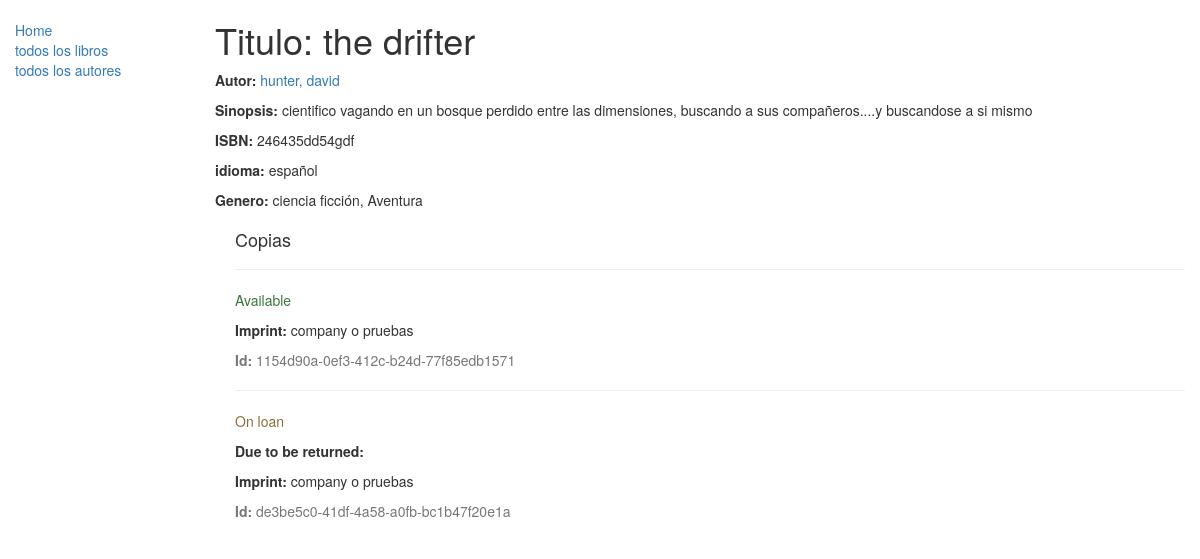
Page /catalogo/libro/1 on the committed database.
### catalogo/models.py (models this page shows, shortened)
class libro(models.Model):
    titulo = models.CharField(max_length = 200)
    idioma = models.ForeignKey('idiomas', on_delete=models.SET_NULL,null=True)
    autor = models.ForeignKey('Autor', on_delete=models.SET_NULL, null=True)
    sinopsis = models.TextField(max_length=1000, help_text='ingrese una breve sinopsis')
    isbn = models.CharField('ISBN', max_length=13, help_text='13 Caracteres <a href="https://www.isbn-international.org/content/what-isbn">ISBN number</a>')
    genero= models.ManyToManyField(genero, help_text= "seleccione un genero para este libro")
    def display_genero(self):
      """
      Creates a string for the Genre. This is required to display genre in Admin.
      """
      return ', '.join([ genero.nombre for genero in self.genero.all() ])
    display_genero.short_description = 'Generos del libro'

class Autor(models.Model):
    nombre = models.CharField(max_length=100)
    apellido = models.CharField(max_length=100)
    agno_nacimiento = models.DateField('año nacimiento', null=True, blank=True)
    fallecimiento = models.DateField('fallecimiento', null=True, blank=True)
    class Meta:
      verbose_name_plural = 'autor'
    def __str__(self):
      return '%s, %s' % (self.apellido, self.nombre)

class idiomas(models.Model):
  idioma = models.CharField(max_length=200)
  def __str__(self):
    return self.idioma
  class Meta:
    verbose_name_plural = 'idiomas'

class genero(models.Model):
    nombre = models.CharField(max_length = 200, help_text="inserte un genero")
    def __str__(self):
       return self.nombre

class libroInstance(models.Model):
    id= models.UUIDField(primary_key=True, default=uuid.uuid4, help_text='ID único para este libro particular en toda la biblioteca')
    libro = models.ForeignKey('libro', on_delete= models.SET_NULL, null=True)
    impreso = models.CharField(max_length=200)
    devolucion = models.DateField(null=True, blank=True)
    LOAN_STATUS =  (
      ('m', 'Maintenance'),
      ('o', 'On loan'),
      ('a', 'Available'),
      ('r', 'Reserved'),
    )
    status = models.CharField(max_length=1, choices=LOAN_STATUS, blank=True, default='m', help_text='Disponibilidad del libro')
    class Meta:
      ordering = ["devolucion"]

### catalogo/views.py (the view)
# urls.py: re_path(r'^libro/(?P<pk>\d+)$', views.BookDetailView.as_view(), name = 'libro-detalles'),
class BookDetailView(generic.DetailView):
    model = libro

### catalogo/templates/catalogo/libro_detail.html
{% extends "base.html" %}
{% block content %}
  <h1>Titulo: {{ libro.titulo }}</h1>
  <p><strong>Autor:</strong> <a href="{% url 'detalle_autor' libro.autor.pk %}">{{ libro.autor }}</a></p>
  <p><strong>Sinopsis:</strong> {{ libro.sinopsis }}</p>
  <p><strong>ISBN:</strong> {{ libro.isbn }}</p>
  <p><strong>idioma:</strong> {{ libro.idioma }}</p>
  <p><strong>Genero:</strong> {% for genero in libro.genero.all %} {{ genero }}{% if not forloop.last %}, {% endif %}{% endfor %}</p>
  <div style="margin-left:20px;margin-top:20px">
    <h4>Copias</h4>
    {% for copy in libro.libroinstance_set.all %}
    <hr>
    <p class="{% if copy.status == 'a' %}text-success{% elif copy.status == 'm' %}text-danger{% else %}text-warning{% endif %}">{{ copy.get_status_display }}</p>
    {% if copy.status != 'a' %}<p><strong>Due to be returned:</strong> {{copy.due_back}}</p>{% endif %}
    <p><strong>Imprint:</strong> {{copy.impreso}}</p>
    <p class="text-muted"><strong>Id:</strong> {{copy.id}}</p>
    {% endfor %}
  </div>
{% endblock %}

### catalogo/templates/base.html (shortened to what this page needs)
<!DOCTYPE html>
<html lang="es">
<head>
  <link rel="stylesheet" href="https://maxcdn.bootstrapcdn.com/bootstrap/3.3.7/css/bootstrap.min.css">
  {% load static %}
  <link rel="stylesheet" href="{% static 'css/styles.css' %}">
</head>
<body>
  <div class="container-fluid">
    <div class="row">
      <div class="col-sm-2">
      {% block sidebar %}
      <ul class="sidebar-nav">
          <li><a href="{% url 'index' %}">Home</a></li>
          <li><a href="{% url 'libros' %}">todos los libros</a></li>
          <li><a href="{% url 'autores' %}">todos los autores</a></li>
      </ul>
     {% endblock %}
      </div>
      <div class="col-sm-10 ">
      {% block content %}{% endblock %}
      </div>
    </div>
  </div>
</body>
</html>

### catalogo/static/css/styles.css (style rules this page uses)
.sidebar-nav { margin-top: 20px; padding: 0; list-style: none; }

### rows in the picture
libro: titulo "the drifter", autor "hunter, david", sinopsis "cientifico vagando en un bosque perdido entre las dimensiones, buscando a sus compañeros....y buscandose a si mismo", isbn "246435dd54gdf", idioma "español"
genero: nombre "ciencia ficción"
genero: nombre "Aventura"
libroInstance: status "Available", impreso "company o pruebas", id "1154d90a-0ef3-412c-b24d-77f85edb1571"
libroInstance: status "On loan", impreso "company o pruebas", id "de3be5c0-41df-4a58-a0fb-bc1b47f20e1a"
